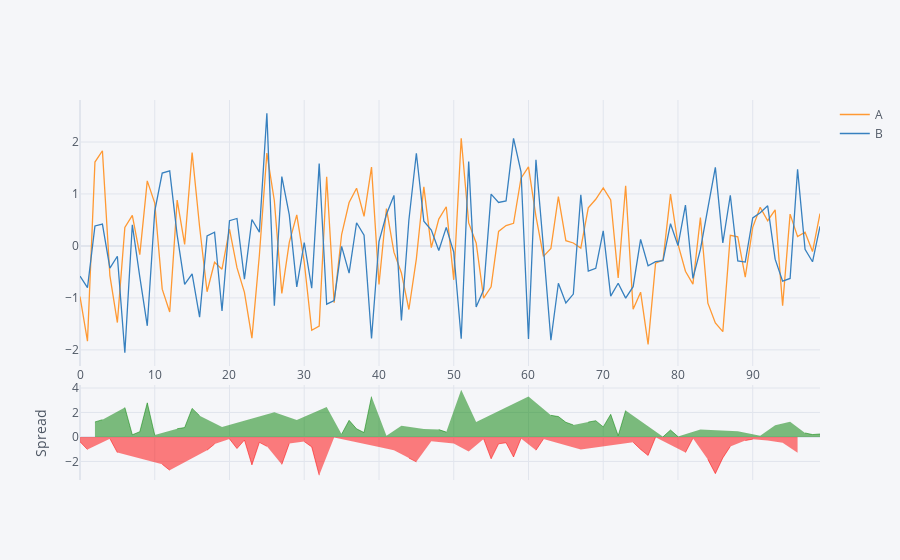

This figure's notebook cell:
### Markdown cell above
## Spread

### Code cell
df[['A','B']].iplot(kind='spread')
#No gráfico de Spread o valor é a diferença A e B

for i in range(0,30):
    print(i, 'A',df['A'][i], 'B',df['B'][i], 'A-B', (df['A'][i]-df['B'][i]))

### Figure 1 — Plotly figure (JSON) as saved in the notebook; plotly's stock layout.template omitted (floating-point values rounded to 4 significant figures)
{"data": [{"line": {"color": "rgba(255, 153, 51, 1.0)", "dash": "solid", "shape": "linear", "width": 1.3}, "mode": "lines", "name": "A", "text": "", "type": "scatter", "x": [0, 1, 2, 3, 4, 5, 6, 7, 8, 9, 10, 11, 12, 13, 14, 15, 16, 17, 18, 19, 20, 21, 22, 23, 24, 25, 26, 27, 28, 29, 30, 31, 32, 33, 34, 35, 36, 37, 38, 39, 40, 41, 42, 43, 44, 45, 46, 47, 48, 49, 50, 51, 52, 53, 54, 55, 56, 57, 58, 59, 60, 61, 62, 63, 64, 65, 66, 67, 68, 69, 70, 71, 72, 73, 74, 75, 76, 77, 78, 79, 80, 81, 82, 83, 84, 85, 86, 87, 88, 89, 90, 91, 92, 93, 94, 95, 96, 97, 98, 99], "y": [-0.9734, -1.832, 1.614, 1.832, -0.5704, -1.474, 0.3557, 0.5896, -0.1659, 1.253, 0.8245, -0.8311, -1.272, 0.8814, 0.03008, 1.797, 0.3694, -0.8813, -0.3146, -0.4468, 0.324, -0.4175, -0.8936, -1.773, -0.1751, 1.786, 0.8693, -0.9119, 0.06856, 0.5984, -0.3125, -1.624, -1.542, 1.329, -1.094, 0.2193, 0.8354, 1.111, 0.5706, 1.518, -0.7413, 0.7179, -0.1192, -0.5191, -1.223, -0.2485, 1.138, -0.03308, 0.5175, 0.7544, -0.6519, 2.071, 0.4427, 0.05654, -1.005, -0.7864, 0.2785, 0.3916, 0.4351, 1.305, 1.521, 0.5703, -0.2012, -0.04785, 0.9509, 0.1004, 0.05724, -0.04031, 0.7335, 0.8983, 1.116, 0.8845, -0.6148, 1.159, -1.217, -0.889, -1.894, -0.3314, -0.2695, 0.9962, 0.03608, -0.487, -0.734, 0.5475, -1.102, -1.482, -1.65, 0.2038, 0.1762, -0.6018, 0.3591, 0.7428, 0.4858, 0.6946, -1.149, 0.6131, 0.1789, 0.2645, -0.1071, 0.6223]}, {"line": {"color": "rgba(55, 128, 191, 1.0)", "dash": "solid", "shape": "linear", "width": 1.3}, "mode": "lines", "name": "B", "text": "", "type": "scatter", "x": [0, 1, 2, 3, 4, 5, 6, 7, 8, 9, 10, 11, 12, 13, 14, 15, 16, 17, 18, 19, 20, 21, 22, 23, 24, 25, 26, 27, 28, 29, 30, 31, 32, 33, 34, 35, 36, 37, 38, 39, 40, 41, 42, 43, 44, 45, 46, 47, 48, 49, 50, 51, 52, 53, 54, 55, 56, 57, 58, 59, 60, 61, 62, 63, 64, 65, 66, 67, 68, 69, 70, 71, 72, 73, 74, 75, 76, 77, 78, 79, 80, 81, 82, 83, 84, 85, 86, 87, 88, 89, 90, 91, 92, 93, 94, 95, 96, 97, 98, 99], "y": [-0.5812, -0.8037, 0.3854, 0.421, -0.4281, -0.1985, -2.054, 0.4078, -0.5945, -1.537, 0.6723, 1.403, 1.444, 0.2089, -0.7394, -0.5368, -1.369, 0.1947, 0.2648, -1.252, 0.4856, 0.5286, -0.6397, 0.5081, 0.2659, 2.553, -1.149, 1.335, 0.5975, -0.787, 0.06608, -0.8146, 1.585, -1.12, -1.05, -0.006903, -0.524, 0.446, 0.2079, -1.781, 0.08543, 0.6102, 0.9729, -1.435, 0.4992, 1.785, 0.4768, 0.3072, -0.08716, 0.3577, -0.1175, -1.787, 1.624, -1.176, -0.8429, 0.9966, 0.8373, 0.866, 2.069, 1.427, -1.789, 1.658, -0.03282, -1.815, -0.718, -1.098, -0.9259, 0.9853, -0.484, -0.4309, 0.2912, -0.9651, -0.7181, -1.004, -0.7847, 0.1263, -0.3812, -0.3038, -0.2824, 0.4282, 0.006256, 0.7851, -0.6255, -0.06664, 0.7294, 1.512, 0.05893, 0.976, -0.2882, -0.3094, 0.538, 0.6381, 0.7727, -0.2544, -0.6791, -0.625, 1.473, -0.06375, -0.305, 0.3781]}, {"connectgaps": false, "fill": "tozeroy", "line": {"color": "green", "dash": "solid", "shape": "linear", "width": 0.5}, "mode": "lines", "name": "Spread", "showlegend": false, "type": "scatter", "x": [0, 1, 2, 3, 4, 5, 6, 7, 8, 9, 10, 11, 12, 13, 14, 15, 16, 17, 18, 19, 20, 21, 22, 23, 24, 25, 26, 27, 28, 29, 30, 31, 32, 33, 34, 35, 36, 37, 38, 39, 40, 41, 42, 43, 44, 45, 46, 47, 48, 49, 50, 51, 52, 53, 54, 55, 56, 57, 58, 59, 60, 61, 62, 63, 64, 65, 66, 67, 68, 69, 70, 71, 72, 73, 74, 75, 76, 77, 78, 79, 80, 81, 82, 83, 84, 85, 86, 87, 88, 89, 90, 91, 92, 93, 94, 95, 96, 97, 98, 99], "xaxis": "x2", "y": ["", "", 1.228, 1.411, "", "", 2.41, 0.1818, 0.4286, 2.789, 0.1522, "", "", 0.6725, 0.7695, 2.334, 1.738, "", "", 0.8047, "", "", "", "", "", "", 2.019, "", "", 1.385, "", "", "", 2.449, "", 0.2262, 1.359, 0.6652, 0.3627, 3.298, "", 0.1077, "", 0.9155, "", "", 0.6615, "", 0.6047, 0.3968, "", 3.858, "", 1.233, "", "", "", "", "", "", 3.31, "", "", 1.768, 1.669, 1.198, 0.9832, "", 1.218, 1.329, 0.8244, 1.85, 0.1032, 2.164, "", "", "", "", 0.0129, 0.5679, 0.02982, "", "", 0.6141, "", "", "", "", 0.4645, "", "", 0.1047, "", 0.9489, "", 1.238, "", 0.3282, 0.198, 0.2442], "yaxis": "y2"}, {"connectgaps": false, "fill": "tozeroy", "line": {"color": "red", "dash": "solid", "shape": "linear", "width": 0.5}, "mode": "lines", "name": "Spread", "showlegend": false, "type": "scatter", "x": [0, 1, 2, 3, 4, 5, 6, 7, 8, 9, 10, 11, 12, 13, 14, 15, 16, 17, 18, 19, 20, 21, 22, 23, 24, 25, 26, 27, 28, 29, 30, 31, 32, 33, 34, 35, 36, 37, 38, 39, 40, 41, 42, 43, 44, 45, 46, 47, 48, 49, 50, 51, 52, 53, 54, 55, 56, 57, 58, 59, 60, 61, 62, 63, 64, 65, 66, 67, 68, 69, 70, 71, 72, 73, 74, 75, 76, 77, 78, 79, 80, 81, 82, 83, 84, 85, 86, 87, 88, 89, 90, 91, 92, 93, 94, 95, 96, 97, 98, 99], "xaxis": "x2", "y": [-0.3922, -1.028, "", "", -0.1423, -1.276, "", "", "", "", "", -2.234, -2.716, "", "", "", "", -1.076, -0.5794, "", -0.1615, -0.9461, -0.2539, -2.281, -0.441, -0.767, "", -2.246, -0.5289, "", -0.3786, -0.8091, -3.127, "", -0.04452, "", "", "", "", "", -0.8267, "", -1.092, "", -1.722, -2.033, "", -0.3402, "", "", -0.5344, "", -1.181, "", -0.1625, -1.783, -0.5588, -0.4744, -1.634, -0.1227, "", -1.087, -0.1684, "", "", "", "", -1.026, "", "", "", "", "", "", -0.4321, -1.015, -1.512, -0.02763, "", "", "", -1.272, -0.1084, "", -1.831, -2.995, -1.709, -0.7722, "", -0.2924, -0.1789, "", -0.2869, "", -0.4698, "", -1.294, "", "", ""], "yaxis": "y2"}], "layout": {"hovermode": "x", "legend": {"bgcolor": "#F5F6F9", "font": {"color": "#4D5663"}}, "paper_bgcolor": "#F5F6F9", "plot_bgcolor": "#F5F6F9", "title": {"font": {"color": "#4D5663"}}, "xaxis": {"gridcolor": "#E1E5ED", "showgrid": true, "tickfont": {"color": "#4D5663"}, "title": {"font": {"color": "#4D5663"}, "text": ""}, "zerolinecolor": "#E1E5ED"}, "xaxis2": {"anchor": "y2", "gridcolor": "#E1E5ED", "showgrid": true, "showticklabels": false, "tickfont": {"color": "#4D5663"}, "title": {"font": {"color": "#4D5663"}, "text": ""}, "zerolinecolor": "#E1E5ED"}, "yaxis": {"domain": [0.3, 1], "gridcolor": "#E1E5ED", "showgrid": true, "tickfont": {"color": "#4D5663"}, "title": {"font": {"color": "#4D5663"}, "text": ""}, "zerolinecolor": "#E1E5ED"}, "yaxis2": {"domain": [0, 0.25], "gridcolor": "#E1E5ED", "showgrid": true, "tickfont": {"color": "#4D5663"}, "title": {"font": {"color": "#4D5663"}, "text": "Spread"}, "zerolinecolor": "#E1E5ED"}}}
